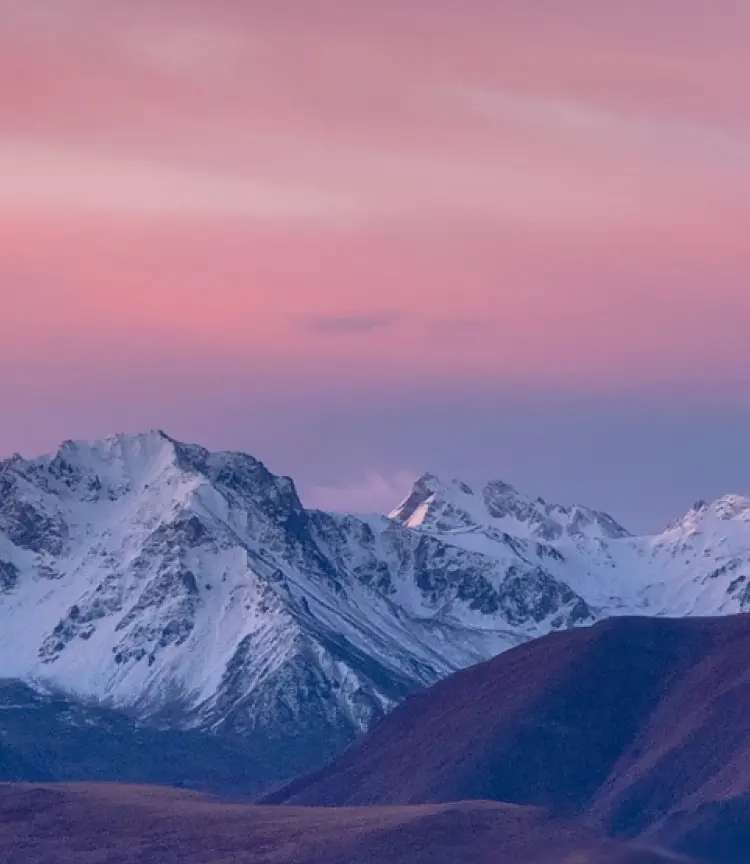
#> input picture mountail.webp, 750 x 864 px
$ python image.py
#> lines starting #> are read from the running program, lines starting #| are printed output that depends on the picture
import cv2

# একটি ছবি লোড করুন (আপনার কম্পিউটারের যেকোনো ছবির পাথ দিতে পারেন)
img = cv2.imread('mountail.webp')
#> img is the input picture: shape (864, 750, 3); mean B, G, R 151, 116.2, 135.7

if img is not None:
    # ছবিটিকে গ্রে-স্কেল (Black & White) এ রূপান্তর করুন
    gray_img = cv2.cvtColor(img, cv2.COLOR_BGR2GRAY)
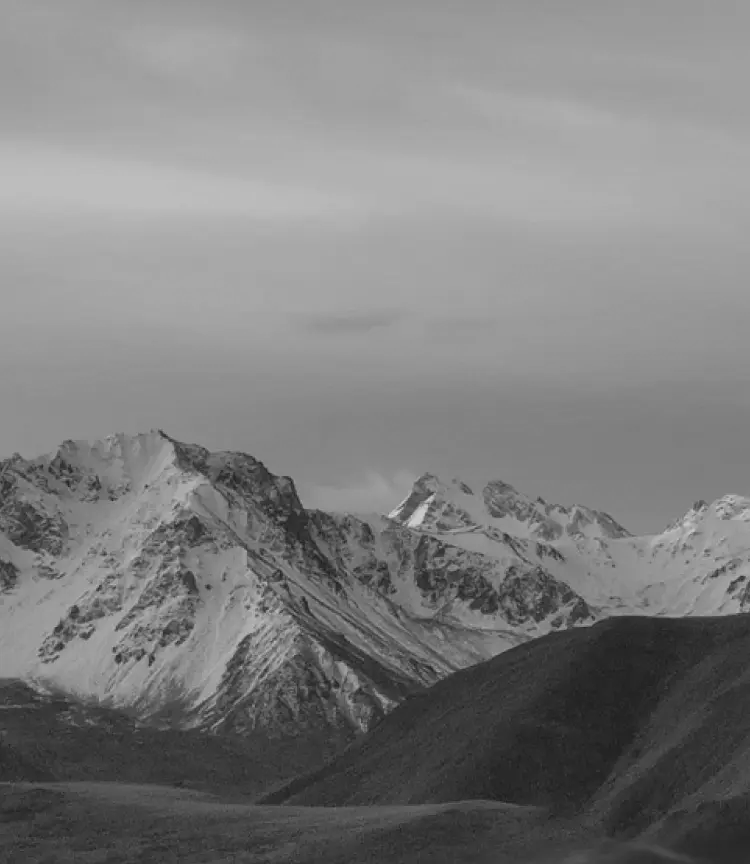
#> gray_img: shape (864, 750); min 29, max 213, mean 126

    # নতুন ছবিটি সেভ করুন
    cv2.imwrite('gray_sample.jpg', gray_img)
    print("ইমেজ প্রসেসিং সফল হয়েছে!")
else:
    print("ছবিটি খুঁজে পাওয়া যায়নি, দয়া করে সঠিক পাথ দিন।")
